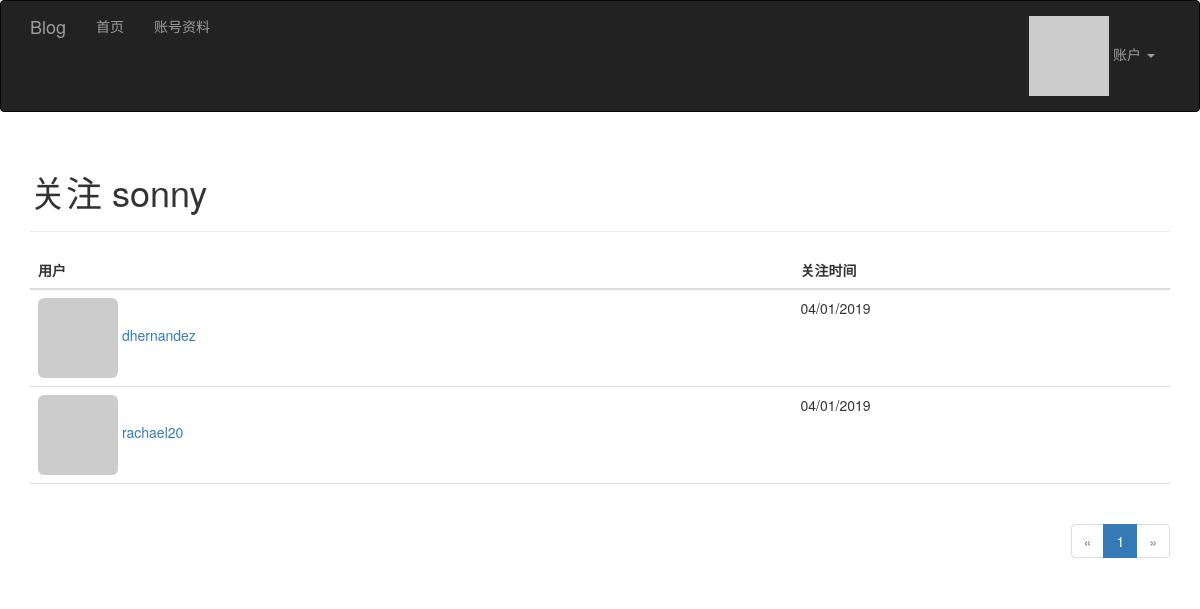
Page /followed_by/sonny (signed in) on the committed database.
### app/models.py (models this page shows, shortened)
class User(UserMixin, db.Model):
    __tablename__ = 'users'
    id = db.Column(db.Integer, primary_key=True)
    email = db.Column(db.String(64), unique=True)
    username = db.Column(db.String(64), unique=True, index=True)
    password_hash = db.Column(db.String(128))
    role_id = db.Column(db.Integer, db.ForeignKey('roles.id'))
    confirmed = db.Column(db.Boolean, default=False)
    name = db.Column(db.String(64))
    location = db.Column(db.String(64))
    about_me = db.Column(db.Text())
    member_since = db.Column(db.DateTime(), default=datetime.utcnow)
    last_seen = db.Column(db.DateTime(), default=datetime.utcnow)
    avatar_hash = db.Column(db.String(32))
    articles = db.relationship('Article', backref='author', lazy='dynamic')
    followed = db.relationship('Follow',
                               foreign_keys=[Follow.follower_id],
                               backref=db.backref('follower', lazy='joined'),
                               lazy='dynamic',
                               cascade='all, delete-orphan')
    followers = db.relationship('Follow',
                                foreign_keys=[Follow.followed_id],
                                backref=db.backref('followed', lazy='joined'),
                                lazy='dynamic',
                                cascade='all, delete-orphan')
    comments = db.relationship('Comment', backref='author', lazy='dynamic')
    @property
    def password(self):
        """密码生成哈希值就无法还原"""
        raise AttributeError('密码没有可读的属性')
    def can(self, perm):
        return self.role is not None and self.role.has_permission(perm)
    def ping(self):
        self.last_seen = datetime.utcnow()
        self.add = db.session.add(self)
    def gravatar(self, size=100, default='identicon', rating='g'):
        url = 'https://www.gravatar.com/avatar'
        hash = self.avatar_hash or self.gravatar_hash()
        u = '{url}/{hash}?s={size}&d={default}&r={rating}'.format(
            url=url, hash=hash, size=size, default=default, rating=rating)
        return u

class Follow(db.Model):
    __tablename__ = 'follows'
    follower_id = db.Column(db.Integer, db.ForeignKey('users.id'),
                            primary_key=True)
    followed_id = db.Column(db.Integer, db.ForeignKey('users.id'),
                            primary_key=True)
    timestamp = db.Column(db.DateTime, default=datetime.utcnow)

### app/main/views.py (the view)
class FollowedBy(MethodView):
    def get(self, username):
        user = User.query.filter_by(username=username).first()
        if user is None:
            flash('无效的用户.')
            return redirect(url_for('.index'))
        page = request.args.get('page', 1, type=int)
        pagination = user.followed.paginate(
            page, per_page=current_app.config['FLASK_FOLLOWERS_PER_PAGE'],
            error_out=False)
        follows = [{'user': item.followed, 'timestamp': item.timestamp}
                   for item in pagination.items]
        return render_template('followers.html', user=user, title="关注",
                               endpoint='.followed_by', pagination=pagination,
                               follows=follows)

### app/auth/views.py (called while the page is built)
@auth.before_app_request
def before_request():
    if current_user.is_authenticated:
        current_user.ping()
        if not current_user.confirmed \
                and request.blueprint != 'auth' \
                and request.endpoint != 'static':
            return redirect(url_for('auth.unconfirmed'))

### app/main/__init__.py (called while the page is built)
@main.app_context_processor
def inject_permissions():
    return dict(Permission=Permission)

### app/main/views.py (called while the page is built)
@main.after_app_request
def after_request(response):
    for query in get_debug_queries():
        if query.duration >= current_app.config['FLASK_SLOW_DB_QUERY_TIME']:
            current_app.logger.warning(
                'SQL语句查询慢: %s\n参数: %s\n时长: %fs\n上下文: %s\n'
                % (query.statement, query.parameters, query.duration,
                   query.context))
    return response

### app/models.py (called while the page is built)
@login_manager.user_loader
def load_user(user_id):
    return User.query.get(int(user_id))

### app/templates/followers.html (shortened to what this page needs)
{% extends "base.html" %}
{% import "_macros.html" as macros %}
 {% block page_content %}
<div class="page-header">
    <h1>{{ title }} {{ user.username }}</h1>
</div>
<table class="table table-hover followers">
    <thead><tr><th>用户</th><th>关注时间</th></tr></thead>
    {% for follow in follows %}
    {% if follow.user != user %}
    <tr>
        <td>
            <a href="{{ url_for('.user', username = follow.user.username) }}">
                <img class="img-rounded" src="{{ follow.user.gravatar(size=32) }}">
                {{ follow.user.username }}
            </a>
        </td>
        <td>{{ moment(follow.timestamp).format('L') }}</td>
    </tr>
    {% endif %}
    {% endfor %}
</table>
<div class="pagination">
    {{ macros.pagination_widget(pagination, endpoint, username = user.username) }}
</div>
{% endblock %}

### app/static/css/styles.css (style rules this page uses)
div.pagination { width: 100%; text-align: right; padding: 0px; margin: 0px; }
.table.followers tr { border-bottom: 1px solid #e0e0e0; }

### rows in the picture
User: username "sonny"
User: user.username "dhernandez"
Follow: timestamp "04/01/2019"
User: user.username "rachael20"
Follow: timestamp "04/01/2019"

### other values in the picture
{{ title }} "关注"
{{ p }} "1"
